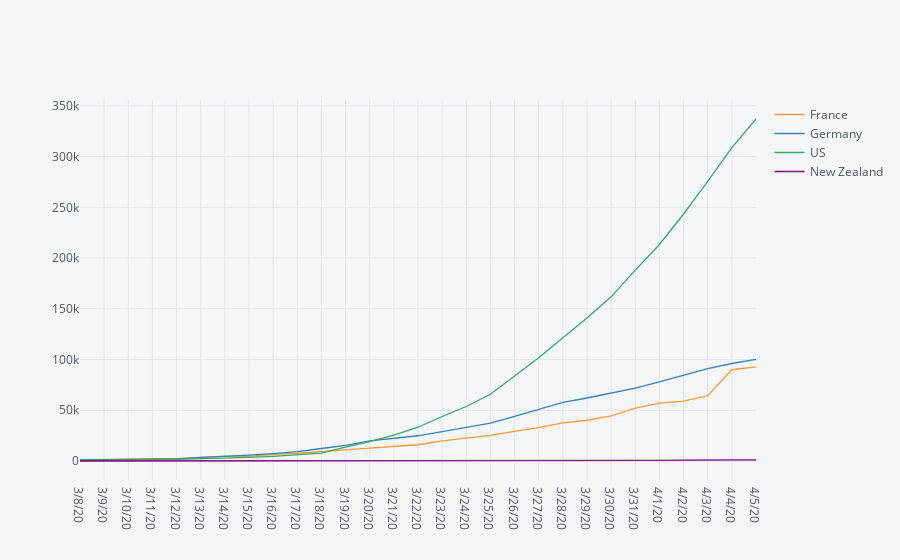

Source (notebook cell):
### Code cell
df_cleaned.iloc[slide_n.value:].iplot()

### Figure 1 — Plotly figure (JSON) as saved in the notebook; plotly's stock layout.template omitted (floating-point values rounded to 4 significant figures)
{"data": [{"line": {"color": "rgba(255, 153, 51, 1.0)", "dash": "solid", "shape": "linear", "width": 1.3}, "mode": "lines", "name": "France", "text": "", "type": "scatter", "x": ["3/8/20", "3/9/20", "3/10/20", "3/11/20", "3/12/20", "3/13/20", "3/14/20", "3/15/20", "3/16/20", "3/17/20", "3/18/20", "3/19/20", "3/20/20", "3/21/20", "3/22/20", "3/23/20", "3/24/20", "3/25/20", "3/26/20", "3/27/20", "3/28/20", "3/29/20", "3/30/20", "3/31/20", "4/1/20", "4/2/20", "4/3/20", "4/4/20", "4/5/20"], "y": [1126, 1209, 1784, 2281, 2281, 3661, 4469, 4499, 6633, 7652, 9043, 10871, 12612, 14282, 16018, 19856, 22304, 25233, 29155, 32964, 37575, 40174, 44550, 52128, 56989, 59105, 64338, 89953, 92839]}, {"line": {"color": "rgba(55, 128, 191, 1.0)", "dash": "solid", "shape": "linear", "width": 1.3}, "mode": "lines", "name": "Germany", "text": "", "type": "scatter", "x": ["3/8/20", "3/9/20", "3/10/20", "3/11/20", "3/12/20", "3/13/20", "3/14/20", "3/15/20", "3/16/20", "3/17/20", "3/18/20", "3/19/20", "3/20/20", "3/21/20", "3/22/20", "3/23/20", "3/24/20", "3/25/20", "3/26/20", "3/27/20", "3/28/20", "3/29/20", "3/30/20", "3/31/20", "4/1/20", "4/2/20", "4/3/20", "4/4/20", "4/5/20"], "y": [1040, 1176, 1457, 1908, 2078, 3675, 4585, 5795, 7272, 9257, 12327, 15320, 19848, 22213, 24873, 29056, 32986, 37323, 43938, 50871, 57695, 62095, 66885, 71808, 77872, 84794, 91159, 96092, 100123]}, {"line": {"color": "rgba(50, 171, 96, 1.0)", "dash": "solid", "shape": "linear", "width": 1.3}, "mode": "lines", "name": "US", "text": "", "type": "scatter", "x": ["3/8/20", "3/9/20", "3/10/20", "3/11/20", "3/12/20", "3/13/20", "3/14/20", "3/15/20", "3/16/20", "3/17/20", "3/18/20", "3/19/20", "3/20/20", "3/21/20", "3/22/20", "3/23/20", "3/24/20", "3/25/20", "3/26/20", "3/27/20", "3/28/20", "3/29/20", "3/30/20", "3/31/20", "4/1/20", "4/2/20", "4/3/20", "4/4/20", "4/5/20"], "y": [518, 583, 959, 1281, 1663, 2179, 2727, 3499, 4632, 6421, 7783, 13677, 19100, 25489, 33276, 43847, 53740, 65778, 83836, 101657, 121478, 140886, 161807, 188172, 213372, 243453, 275586, 308850, 337072]}, {"line": {"color": "rgba(128, 0, 128, 1.0)", "dash": "solid", "shape": "linear", "width": 1.3}, "mode": "lines", "name": "New Zealand", "text": "", "type": "scatter", "x": ["3/8/20", "3/9/20", "3/10/20", "3/11/20", "3/12/20", "3/13/20", "3/14/20", "3/15/20", "3/16/20", "3/17/20", "3/18/20", "3/19/20", "3/20/20", "3/21/20", "3/22/20", "3/23/20", "3/24/20", "3/25/20", "3/26/20", "3/27/20", "3/28/20", "3/29/20", "3/30/20", "3/31/20", "4/1/20", "4/2/20", "4/3/20", "4/4/20", "4/5/20"], "y": [5, 5, 5, 5, 5, 5, 6, 8, 8, 12, 20, 28, 39, 52, 102, 102, 155, 205, 283, 368, 451, 514, 589, 647, 708, 797, 868, 950, 1039]}], "layout": {"autosize": true, "legend": {"bgcolor": "#F5F6F9", "font": {"color": "#4D5663"}}, "paper_bgcolor": "#F5F6F9", "plot_bgcolor": "#F5F6F9", "title": {"font": {"color": "#4D5663"}}, "xaxis": {"autorange": true, "gridcolor": "#E1E5ED", "range": [0, 28], "showgrid": true, "tickfont": {"color": "#4D5663"}, "title": {"font": {"color": "#4D5663"}, "text": ""}, "type": "category", "zerolinecolor": "#E1E5ED"}, "yaxis": {"autorange": true, "gridcolor": "#E1E5ED", "range": [-18720.0, 355800.0], "showgrid": true, "tickfont": {"color": "#4D5663"}, "title": {"font": {"color": "#4D5663"}, "text": ""}, "type": "linear", "zerolinecolor": "#E1E5ED"}}}
